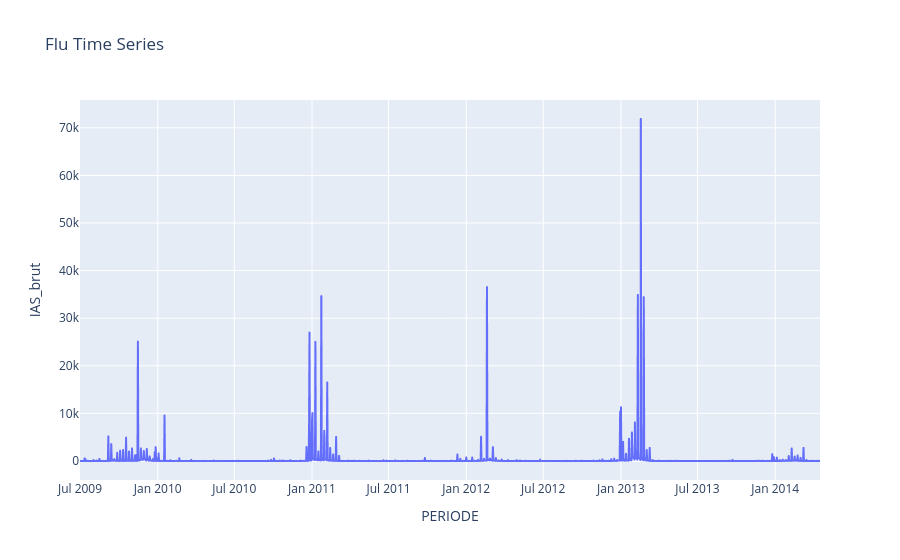

Source (notebook cell):
### Markdown cell above
### Question 2

### Code cell
fig = px.line(df_flu, x='PERIODE', y='IAS_brut', title='Flu Time Series')
fig.show()

### Figure 1 — Plotly figure (JSON) as saved in the notebook; plotly's stock layout.template omitted (floating-point values rounded to 4 significant figures; data arrays with more than 128 entries replaced by an {"elided": "..."} marker saying what was removed)
{"data": [{"hovertemplate": "PERIODE=%{x}<br>IAS_brut=%{y}<extra></extra>", "legendgroup": "", "line": {"color": "#636efa", "dash": "solid"}, "marker": {"symbol": "circle"}, "mode": "lines", "name": "", "showlegend": false, "type": "scattergl", "x": {"elided": "1752 str values"}, "xaxis": "x", "y": {"elided": "1752 float values"}, "yaxis": "y"}], "layout": {"legend": {"tracegroupgap": 0}, "title": {"text": "Flu Time Series"}, "xaxis": {"anchor": "y", "domain": [0, 1], "title": {"text": "PERIODE"}}, "yaxis": {"anchor": "x", "domain": [0, 1], "title": {"text": "IAS_brut"}}}}
